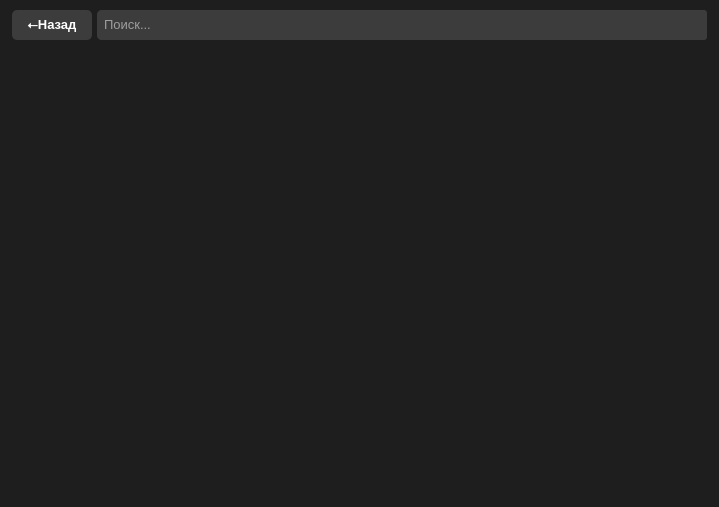
<?xml version="1.0" encoding="UTF-8"?>
<ui version="4.0">
 <class>GroupBox</class>
 <widget class="QGroupBox" name="GroupBox">
  <property name="geometry">
   <rect>
    <x>0</x>
    <y>0</y>
    <width>719</width>
    <height>507</height>
   </rect>
  </property>
  <property name="minimumSize">
   <size>
    <width>0</width>
    <height>0</height>
   </size>
  </property>
  <property name="baseSize">
   <size>
    <width>0</width>
    <height>0</height>
   </size>
  </property>
  <property name="windowTitle">
   <string>GroupBox</string>
  </property>
  <property name="styleSheet">
   <string notr="true">background-color: rgb(30, 30, 30);
border:none;</string>
  </property>
  <property name="inputMethodHints">
   <set>Qt::InputMethodHint::ImhNone</set>
  </property>
  <layout class="QVBoxLayout" name="verticalLayout">
   <property name="spacing">
    <number>5</number>
   </property>
   <property name="leftMargin">
    <number>12</number>
   </property>
   <property name="topMargin">
    <number>10</number>
   </property>
   <property name="rightMargin">
    <number>0</number>
   </property>
   <property name="bottomMargin">
    <number>10</number>
   </property>
   <item>
    <layout class="QHBoxLayout" name="search_window_top_bar">
     <property name="spacing">
      <number>5</number>
     </property>
     <property name="rightMargin">
      <number>12</number>
     </property>
     <item>
      <widget class="QPushButton" name="return_button">
       <property name="sizePolicy">
        <sizepolicy hsizetype="Preferred" vsizetype="Preferred">
         <horstretch>0</horstretch>
         <verstretch>0</verstretch>
        </sizepolicy>
       </property>
       <property name="minimumSize">
        <size>
         <width>80</width>
         <height>30</height>
        </size>
       </property>
       <property name="maximumSize">
        <size>
         <width>80</width>
         <height>30</height>
        </size>
       </property>
       <property name="baseSize">
        <size>
         <width>80</width>
         <height>30</height>
        </size>
       </property>
       <property name="font">
        <font>
         <pointsize>10</pointsize>
         <bold>true</bold>
        </font>
       </property>
       <property name="styleSheet">
        <string notr="true">QPushButton {
	background-color: rgb(60, 60, 60);
	border-radius: 5px;
	padding-top: -2px;
	color:white;
}

QPushButton:hover {
	background-color: rgb(70, 70, 70);
}

QPushButton:pressed {
	background-color: rgb(50, 50, 50);
	margin: 1px;
	font-size: 12px;
}</string>
       </property>
       <property name="text">
        <string>⭠Назад</string>
       </property>
       <property name="iconSize">
        <size>
         <width>16</width>
         <height>16</height>
        </size>
       </property>
      </widget>
     </item>
     <item>
      <widget class="QFrame" name="frame">
       <property name="sizePolicy">
        <sizepolicy hsizetype="Preferred" vsizetype="Fixed">
         <horstretch>0</horstretch>
         <verstretch>0</verstretch>
        </sizepolicy>
       </property>
       <property name="minimumSize">
        <size>
         <width>0</width>
         <height>30</height>
        </size>
       </property>
       <property name="maximumSize">
        <size>
         <width>16777215</width>
         <height>30</height>
        </size>
       </property>
       <property name="baseSize">
        <size>
         <width>0</width>
         <height>0</height>
        </size>
       </property>
       <property name="styleSheet">
        <string notr="true">background-color:rgb(60, 60, 60);
border-radius:5px;</string>
       </property>
       <property name="frameShape">
        <enum>QFrame::Shape::NoFrame</enum>
       </property>
       <property name="frameShadow">
        <enum>QFrame::Shadow::Sunken</enum>
       </property>
       <layout class="QHBoxLayout" name="horizontalLayout_2">
        <property name="spacing">
         <number>0</number>
        </property>
        <property name="leftMargin">
         <number>0</number>
        </property>
        <property name="topMargin">
         <number>0</number>
        </property>
        <property name="rightMargin">
         <number>0</number>
        </property>
        <property name="bottomMargin">
         <number>0</number>
        </property>
        <item>
         <widget class="QLineEdit" name="search_field">
          <property name="sizePolicy">
           <sizepolicy hsizetype="Preferred" vsizetype="Fixed">
            <horstretch>0</horstretch>
            <verstretch>0</verstretch>
           </sizepolicy>
          </property>
          <property name="minimumSize">
           <size>
            <width>0</width>
            <height>30</height>
           </size>
          </property>
          <property name="maximumSize">
           <size>
            <width>16777215</width>
            <height>30</height>
           </size>
          </property>
          <property name="baseSize">
           <size>
            <width>0</width>
            <height>30</height>
           </size>
          </property>
          <property name="font">
           <font>
            <pointsize>10</pointsize>
           </font>
          </property>
          <property name="styleSheet">
           <string notr="true">color: white;
padding-left: 5px;
padding-top: -2px;</string>
          </property>
          <property name="maxLength">
           <number>1000</number>
          </property>
          <property name="frame">
           <bool>false</bool>
          </property>
          <property name="placeholderText">
           <string>Поиск...</string>
          </property>
          <property name="clearButtonEnabled">
           <bool>false</bool>
          </property>
         </widget>
        </item>
        <item>
         <widget class="QPushButton" name="clear_search_button">
          <property name="sizePolicy">
           <sizepolicy hsizetype="Fixed" vsizetype="Fixed">
            <horstretch>0</horstretch>
            <verstretch>0</verstretch>
           </sizepolicy>
          </property>
          <property name="minimumSize">
           <size>
            <width>30</width>
            <height>30</height>
           </size>
          </property>
          <property name="maximumSize">
           <size>
            <width>30</width>
            <height>30</height>
           </size>
          </property>
          <property name="baseSize">
           <size>
            <width>30</width>
            <height>30</height>
           </size>
          </property>
          <property name="styleSheet">
           <string notr="true">QPushButton {
	border:0px;
	border-radius:3px;
}

QPushButton:hover {
	background-color:rgb(80, 80, 80);
}

QPushButton:pressed {
	background-color:rgb(60, 60, 60);
}</string>
          </property>
          <property name="text">
           <string/>
          </property>
          <property name="icon">
           <iconset theme="edit-clear"/>
          </property>
         </widget>
        </item>
        <item>
         <widget class="QPushButton" name="search_button">
          <property name="sizePolicy">
           <sizepolicy hsizetype="Fixed" vsizetype="Fixed">
            <horstretch>0</horstretch>
            <verstretch>0</verstretch>
           </sizepolicy>
          </property>
          <property name="minimumSize">
           <size>
            <width>30</width>
            <height>30</height>
           </size>
          </property>
          <property name="maximumSize">
           <size>
            <width>30</width>
            <height>30</height>
           </size>
          </property>
          <property name="baseSize">
           <size>
            <width>30</width>
            <height>30</height>
           </size>
          </property>
          <property name="styleSheet">
           <string notr="true">QPushButton {
	border:0px;
	border-radius:3px;
}

QPushButton:hover {
	background-color:rgb(80, 80, 80);
}

QPushButton:pressed {
	background-color:rgb(60, 60, 60);
}</string>
          </property>
          <property name="text">
           <string/>
          </property>
          <property name="icon">
           <iconset theme="edit-find"/>
          </property>
         </widget>
        </item>
       </layout>
      </widget>
     </item>
    </layout>
   </item>
   <item>
    <widget class="QScrollArea" name="scrollArea">
     <property name="minimumSize">
      <size>
       <width>707</width>
       <height>450</height>
      </size>
     </property>
     <property name="baseSize">
      <size>
       <width>707</width>
       <height>450</height>
      </size>
     </property>
     <property name="styleSheet">
      <string notr="true">QScrollBar:vertical {
    border: none;
    background: transparent;
    width: 12px;
    margin: 0px 3px 0px 4px;
}

/* Ползунок вертикального скроллбара */
QScrollBar::handle:vertical {
    background: rgb(60, 60, 60);
    min-height: 20px;
    border-radius: 2px;
}

/* Ползунок при наведении */
QScrollBar::handle:vertical:hover {
    background: rgb(70, 70, 70)
}

/* Ползунок при нажатии */
QScrollBar::handle:vertical:pressed {
    background: rgb(80, 80, 80);
}

/* Стрелки вверх/вниз */
QScrollBar::sub-line:vertical, QScrollBar::add-line:vertical {
    height: 0px;
}

/* Убираем фон между ползунком и стрелками */
QScrollBar::sub-page:vertical, QScrollBar::add-page:vertical {
    background: transparent;
}</string>
     </property>
     <property name="horizontalScrollBarPolicy">
      <enum>Qt::ScrollBarPolicy::ScrollBarAlwaysOff</enum>
     </property>
     <property name="widgetResizable">
      <bool>true</bool>
     </property>
     <widget class="QWidget" name="search_list">
      <property name="geometry">
       <rect>
        <x>0</x>
        <y>0</y>
        <width>707</width>
        <height>450</height>
       </rect>
      </property>
     </widget>
    </widget>
   </item>
  </layout>
 </widget>
 <resources>
  <include location="../res.qrc"/>
 </resources>
 <connections/>
</ui>
